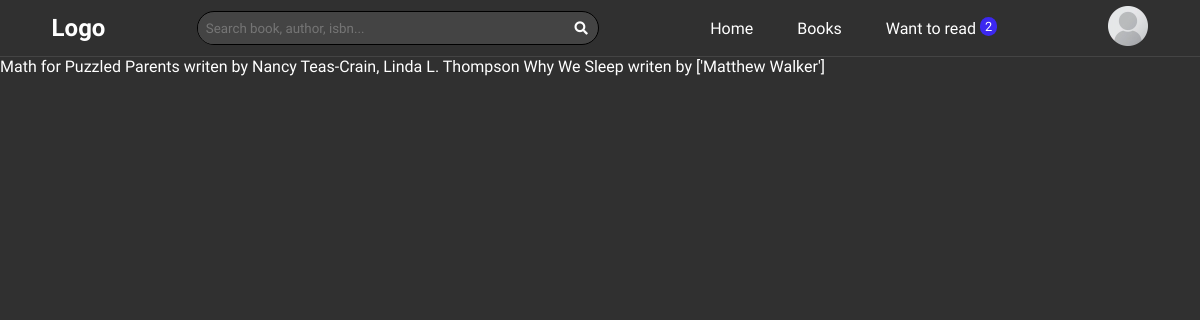
Page /want-to-read/ (signed in) on the committed database.
### books/models.py (models this page shows, shortened)
class User(AbstractUser):
    avatar = models.ImageField(upload_to="media/", default=None, null=True, blank=True)
    books = models.ManyToManyField(Books)
    wishlist = models.ForeignKey(Wishlist, null=True, on_delete=models.CASCADE, related_name="books_wishlist")

class Wishlist(models.Model):
    user = models.OneToOneField("User", on_delete=models.CASCADE, related_name="user_wishlist")
    books = models.ManyToManyField(Books)

class Books(models.Model):
    id = models.CharField(max_length=40, primary_key=True)
    cover = models.ImageField(upload_to="media/books/", default=None, null=True)
    title = models.CharField(max_length=200, blank=False)
    authors = models.CharField(max_length=200)
    pages = models.IntegerField()
    def __str__(self):
        return f"{ self.title } writen by { self.authors }"

### books/views.py (the view)
# urls.py: path('want-to-read/', views.want_to_read, name="want_to_read"),
@login_required(login_url='/login')
def want_to_read(request):
    user = User.objects.get(username=request.user.username)
    books_list = Wishlist.objects.get(user=user)
    return render(request, "books/want-to-read.html", {
        "books": books_list,
    })

### books/templates/books/want-to-read.html (shortened to what this page needs)
{% extends "books/layout.html" %}
{% block body %}
    {% for book in books.books.all %}
        {{ book }}
    {% endfor %}
{% endblock %}

### books/templates/books/layout.html (shortened to what this page needs)
{% load static %}
<!DOCTYPE html>
<html lang="en">
<head>
    <link rel="stylesheet" href="https://pro.fontawesome.com/releases/v5.10.0/css/all.css"/>
    <link rel="stylesheet" href="{% static 'styles/style.css' %}">
</head>
<body onresize="addMobileMenu">
    <header>
        <nav class="menu">
            <h1>Logo</h1>
            <form action="{% url 'search' %}" method="get">
                <div class="search">
                    <input type="search" name="q" class="search-input" placeholder="Search book, author, isbn..." autocomplete="off">
                    <button type="submit" class="search-bnt">
                        <i class="fas fa-search"></i>
                    </button>
                </div>
            </form>
            <ul>
                <li>
                    <a href="{% url 'index' %}">Home</a>
                </li>
                <li>
                    <a href="">Books</a>
                </li>
                <li>
                    <a href="{% url 'want_to_read' %}">Want to read <span class="books-count">{{ user.wishlist.books.count }}</span></a>
                </li>
            </ul>
            {% if book.volumeInfo.imageLinks.thumbnail %}
                <a href="{% url 'profile' %}">
                    <img src="{{ book.volumeInfo.imageLinks.thumbnail }}" alt="{{ book.volumeInfo.title }}" class="small-profile-pic">
                </a>
            {% else %}
                <a href="{% url 'profile' %}">
                    <img src="{% static 'img/profile.webp' %}" alt="{{ book.volumeInfo.title }}" class="small-profile-pic">
                </a>
            {% endif %}
        </nav>
    </header>
    {% block body %}
    {% endblock %}
</body>
</html>

### books/static/styles/style.css (style rules this page uses)
* { outline: none; margin: 0; padding: 0; }
body { font-family: 'Comfortaa', cursive; background-color: #303030; color: white; }
a { color: white; text-decoration: none; }
header .menu { display: -webkit-box; display: -ms-flexbox; display: flex; -webkit-box-align: center; -ms-flex-align: center; align-items: center; -ms-flex-pack: distribute; justify-content: space-around; padding: 6px; border-bottom: 1px solid #444444; }
header .small-profile-pic { width: 40px; height: 40px; }
header li { display: inline-block; margin: 0 20px; list-style: none; }
.books-count { background-color: #3c28f0; width: 20px; height: 20px; font-size: .8rem; vertical-align: top; padding: 2px 5px; border-radius: 50px; }
.search { background-color: #444444; padding: .01111rem; border: 1px solid black; border-radius: 20px; width: 25rem; }
.search-input { font-family: 'Comfortaa', cursive; background-color: #444444; border-radius: 20px 0px 0px 20px; padding: .5rem; color: white; width: 91.2%; border: none; }
.search-bnt { background: none; border: none; border-radius: 0px 20px 20px 0px; padding: .5rem; color: white; }

### rows in the picture
User: wishlist.books.count "2"
Books: title+authors "Math for Puzzled Parents writen by Nancy Teas-Crain, Linda L. Thompson"
Books: title+authors "Why We Sleep writen by ['Matthew Walker']"
